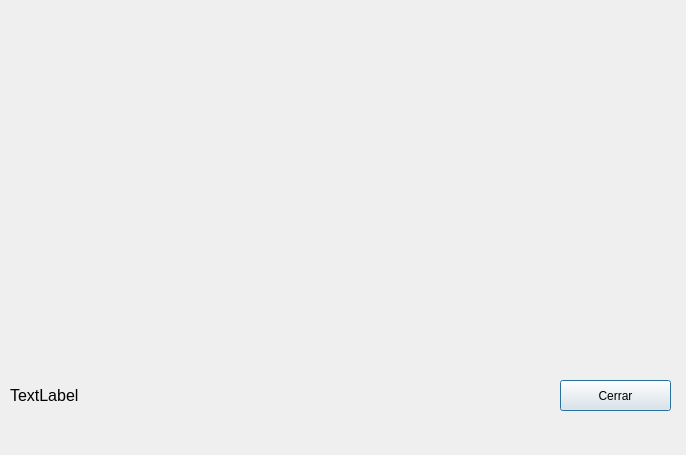
<?xml version="1.0" encoding="UTF-8"?>
<ui version="4.0">
 <class>storePoniente</class>
 <widget class="QDialog" name="storePoniente">
  <property name="geometry">
   <rect>
    <x>0</x>
    <y>0</y>
    <width>686</width>
    <height>455</height>
   </rect>
  </property>
  <property name="windowTitle">
   <string>Dialog</string>
  </property>
  <widget class="QLabel" name="label_direccion">
   <property name="geometry">
    <rect>
     <x>10</x>
     <y>380</y>
     <width>531</width>
     <height>31</height>
    </rect>
   </property>
   <property name="font">
    <font>
     <pointsize>12</pointsize>
    </font>
   </property>
   <property name="text">
    <string>TextLabel</string>
   </property>
  </widget>
  <widget class="QLabel" name="label">
   <property name="geometry">
    <rect>
     <x>70</x>
     <y>20</y>
     <width>581</width>
     <height>341</height>
    </rect>
   </property>
   <property name="text">
    <string/>
   </property>
   <property name="pixmap">
    <pixmap resource="resources.qrc">:/grafo/img/sucursales/grafo3.jpg</pixmap>
   </property>
  </widget>
  <widget class="QPushButton" name="pushButton">
   <property name="geometry">
    <rect>
     <x>560</x>
     <y>380</y>
     <width>111</width>
     <height>31</height>
    </rect>
   </property>
   <property name="text">
    <string>Cerrar</string>
   </property>
  </widget>
 </widget>
 <resources>
  <include location="resources.qrc"/>
 </resources>
 <connections/>
</ui>
